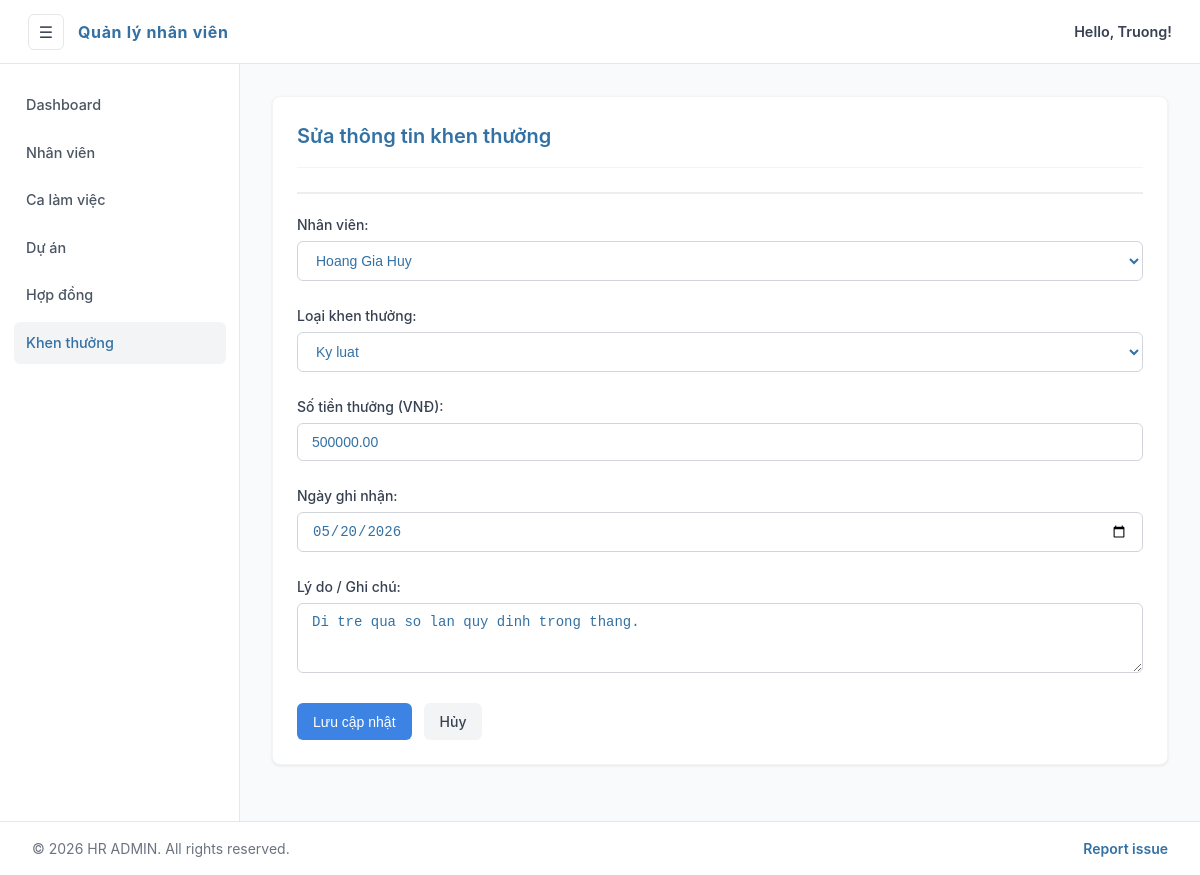
The app's page /php-web/khen_thuong/sua.php?id=3 with its own data.
### tables this page shows
CREATE TABLE IF NOT EXISTS Danh_gia_khen_thuong (
    id INT AUTO_INCREMENT PRIMARY KEY,
    id_nhan_vien INT NOT NULL,
    loai_khen_thuong VARCHAR(100) NOT NULL,
    ngay_ghi_nhan DATE NOT NULL,
    so_tien DECIMAL(15, 2) DEFAULT 0,
    ly_do TEXT,
    FOREIGN KEY (id_nhan_vien) REFERENCES Nhan_vien(id) ON DELETE CASCADE
);

### php-web/includes/form_helpers.php (called while the page is built, shortened)
<?php
function award_type_options()
{
  return [
    'Thưởng tháng',
    'Thưởng hiệu suất',
    'Thưởng dự án',
    'Thưởng chuyên cần',
    'Thưởng sáng kiến',
    'Kỷ luật',
  ];
}
function award_type_options_with_selected($selected_value)
{
  $options = award_type_options();
  $selected_value = trim((string) $selected_value);
  if ($selected_value !== '' && !in_array($selected_value, $options, true)) {
    $options[] = $selected_value;
  }
  return $options;
}

### php-web/khen_thuong/sua.php (the view, shortened to what this page needs)
<?php
require_once '../includes/db_connect.php';
require_once '../includes/form_helpers.php';
$id = isset($_GET['id']) ? (int) $_GET['id'] : 0;
$stmt = $mysqli->prepare("SELECT * FROM Danh_gia_khen_thuong WHERE id = ?");
$stmt->bind_param("i", $id);
$stmt->execute();
$award = $stmt->get_result()->fetch_assoc();
$award_types = award_type_options_with_selected($award['loai_khen_thuong']);
include '../includes/header.php';
?>
<div class="card">
  <h2>Sửa thông tin khen thưởng</h2>
  <hr class="divider">
  <form method="POST">
    <div class="form-group">
      <label>Nhân viên:</label>
      <select name="id_nhan_vien" class="form-control" required>
        <?php
        $nvs = $mysqli->query("SELECT id, ten FROM Nhan_vien ORDER BY ten");
        while ($nv = $nvs->fetch_assoc()) {
          $selected = (string) $award['id_nhan_vien'] === (string) $nv['id'] ? 'selected' : '';
          echo "<option value='{$nv['id']}' {$selected}>" . htmlspecialchars($nv['ten']) . "</option>";
        }
        ?>
      </select>
    </div>
    <div class="form-group">
      <label>Loại khen thưởng:</label>
      <select name="loai_khen_thuong" class="form-control" required>
        <?php foreach ($award_types as $award_type): ?>
          <option value="<?= htmlspecialchars($award_type) ?>" <?= $award['loai_khen_thuong'] === $award_type ? 'selected' : '' ?>>
            <?= htmlspecialchars($award_type) ?>
          </option>
        <?php endforeach; ?>
      </select>
    </div>
    <div class="form-group">
      <label>Số tiền thưởng (VNĐ):</label>
      <input type="number" name="so_tien" class="form-control" value="<?= htmlspecialchars((string) $award['so_tien']) ?>">
    </div>
    <div class="form-group">
      <label>Ngày ghi nhận:</label>
      <input type="date" name="ngay_ghi_nhan" class="form-control" value="<?= htmlspecialchars($award['ngay_ghi_nhan']) ?>" required>
    </div>
    <div class="form-group">
      <label>Lý do / Ghi chú:</label>
      <textarea name="ly_do" class="form-control" rows="3"><?= htmlspecialchars($award['ly_do']) ?></textarea>
    </div>
    <div class="form-actions-compact">
      <button type="submit" class="btn btn-primary">Lưu cập nhật</button>
      <a href="index.php" class="btn btn-secondary">Hủy</a>
    </div>
  </form>
</div>
<?php include '../includes/footer.php'; ?>

### php-web/assets/css/style.css (style rules this page uses)
:root { --primary-color: #3d83e4; --primary-hover: #0a63d8; --success-color: #10b981; --danger-color: #ef4444; --warning-color: #f59e0b; --dark-color: #3371a4; --light-color: #6b7280; --light-bg: #f9fafb; --border-color: #e5e7eb; --sidebar-width: 240px; --sidebar-collapsed-width: 0px; --transition: all 0.2s ease; }
* { box-sizing: border-box; }
body { font-family: -apple-system, BlinkMacSystemFont, "Inter", "Segoe UI", Roboto, Helvetica, Arial, sans-serif; background-color: var(--light-bg); margin: 0; color: var(--dark-color); line-height: 1.5; }
a { color: inherit; }
.card { background: white; border-radius: 8px; box-shadow: 0 1px 3px 0 rgba(0, 0, 0, 0.08); padding: 24px; margin-bottom: 24px; border: 1px solid #f3f4f6; }
.card h2, .card h3 { margin-top: 0; color: var(--dark-color); font-weight: 600; font-size: 1.25rem; border-bottom: 1px solid #f3f4f6; padding-bottom: 16px; margin-bottom: 24px; }
.btn { padding: 8px 16px; border-radius: 6px; border: none; cursor: pointer; text-decoration: none; font-size: 0.875rem; font-weight: 500; display: inline-flex; align-items: center; justify-content: center; transition: var(--transition); gap: 6px; }
.btn-primary { background: var(--primary-color); color: white; }
.btn-secondary { background: #f3f4f6; color: #374151; }
.form-group { margin-bottom: 1.5rem; }
.form-group label { display: block; margin-bottom: 6px; font-weight: 500; font-size: 0.875rem; color: #374151; }
.form-control { width: 100%; max-width: 100%; padding: 10px 14px; border: 1px solid #d1d5db; border-radius: 6px; font-size: 0.875rem; transition: var(--transition); background-color: #fff; color: var(--dark-color); }
.form-actions-compact { margin-top: 20px; display: flex; gap: 12px; }
.divider { border: 1px solid #eee; margin-bottom: 20px; }

### records on screen
danh_gia_khen_thuong: loai_khen_thuong "Ky luat", so_tien "500000.00", ngay_ghi_nhan "05/20/2026", ly_do "Di tre qua so lan quy dinh trong thang."

### other values on screen
$item['label'] "Dashboard"
$item['label'] "Nhân viên"
$item['label'] "Ca làm việc"
$item['label'] "Dự án"
$item['label'] "Hợp đồng"
$item['label'] "Khen thưởng"
form field id_nhan_vien "Hoang Gia Huy"
